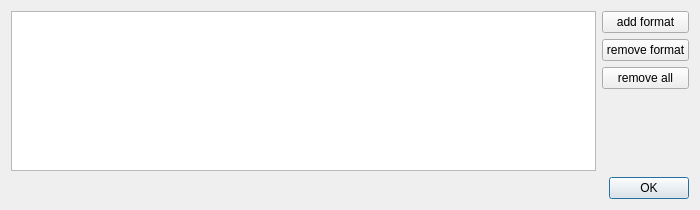
<?xml version="1.0" encoding="UTF-8"?>
<ui version="4.0">
 <class>FormatsDialog</class>
 <widget class="QDialog" name="FormatsDialog">
  <property name="geometry">
   <rect>
    <x>0</x>
    <y>0</y>
    <width>700</width>
    <height>210</height>
   </rect>
  </property>
  <property name="sizePolicy">
   <sizepolicy hsizetype="Preferred" vsizetype="Preferred">
    <horstretch>0</horstretch>
    <verstretch>0</verstretch>
   </sizepolicy>
  </property>
  <property name="minimumSize">
   <size>
    <width>700</width>
    <height>210</height>
   </size>
  </property>
  <property name="maximumSize">
   <size>
    <width>700</width>
    <height>210</height>
   </size>
  </property>
  <property name="windowTitle">
   <string>Formats</string>
  </property>
  <layout class="QGridLayout" name="gridLayout_2">
   <item row="0" column="0">
    <layout class="QGridLayout" name="gridLayout_3">
     <item row="0" column="0">
      <widget class="QListWidget" name="listWidget">
       <property name="contextMenuPolicy">
        <enum>Qt::DefaultContextMenu</enum>
       </property>
      </widget>
     </item>
     <item row="0" column="1">
      <layout class="QGridLayout" name="gridLayout">
       <item row="2" column="0">
        <widget class="QPushButton" name="removeAllPushButton">
         <property name="text">
          <string>remove all</string>
         </property>
        </widget>
       </item>
       <item row="1" column="0">
        <widget class="QPushButton" name="removePushButton">
         <property name="text">
          <string>remove format</string>
         </property>
        </widget>
       </item>
       <item row="0" column="0">
        <widget class="QPushButton" name="addPushButton">
         <property name="text">
          <string>add format</string>
         </property>
        </widget>
       </item>
       <item row="3" column="0">
        <spacer name="verticalSpacer">
         <property name="orientation">
          <enum>Qt::Vertical</enum>
         </property>
         <property name="sizeHint" stdset="0">
          <size>
           <width>20</width>
           <height>40</height>
          </size>
         </property>
        </spacer>
       </item>
      </layout>
     </item>
    </layout>
   </item>
   <item row="1" column="0">
    <widget class="QDialogButtonBox" name="buttonBox">
     <property name="orientation">
      <enum>Qt::Horizontal</enum>
     </property>
     <property name="standardButtons">
      <set>QDialogButtonBox::Ok</set>
     </property>
    </widget>
   </item>
  </layout>
 </widget>
 <resources/>
 <connections>
  <connection>
   <sender>buttonBox</sender>
   <signal>rejected()</signal>
   <receiver>FormatsDialog</receiver>
   <slot>reject()</slot>
   <hints>
    <hint type="sourcelabel">
     <x>316</x>
     <y>260</y>
    </hint>
    <hint type="destinationlabel">
     <x>286</x>
     <y>274</y>
    </hint>
   </hints>
  </connection>
  <connection>
   <sender>buttonBox</sender>
   <signal>accepted()</signal>
   <receiver>FormatsDialog</receiver>
   <slot>accept()</slot>
   <hints>
    <hint type="sourcelabel">
     <x>248</x>
     <y>254</y>
    </hint>
    <hint type="destinationlabel">
     <x>157</x>
     <y>274</y>
    </hint>
   </hints>
  </connection>
 </connections>
</ui>
